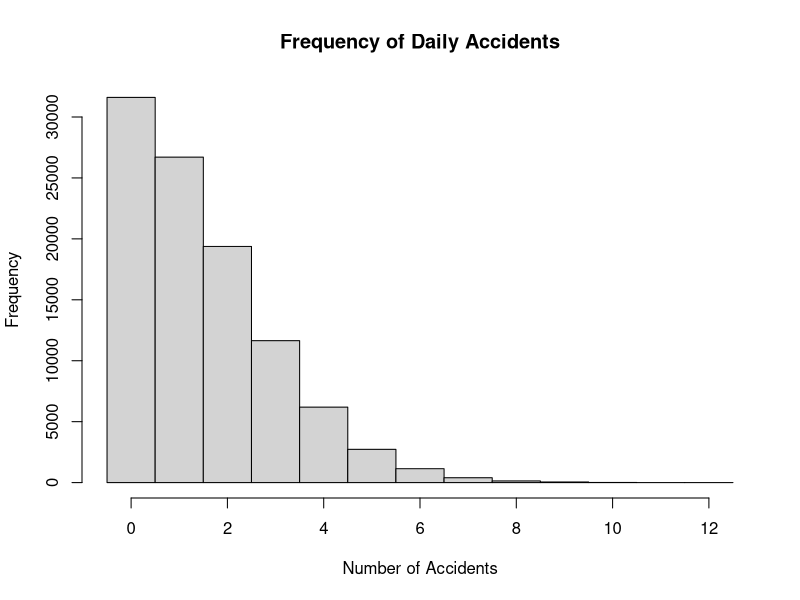

Source code (R):
# Assignment 3 
# Stochastic Processes and Bayesian Inference
install.packages('expm')
library('expm')

writeLines("==================================")
writeLines("\n\tAssignment 2\n\tMårten Skogh\n")
writeLines("==================================")

# Excersize 1.35 ----------------------------
accidents <- function() {
   poisson_param <- runif(1,0,3)
   rpois(1, poisson_param)
}

number_days <- 100000
nbr_accidents <- replicate(number_days, accidents())

sprintf("Mean number of accidents per day: %f", mean(nbr_accidents))

sprintf("Variance in number of accidents per day: %f", var(nbr_accidents))

hist(nbr_accidents,
     breaks=(-0.5:(max(nbr_accidents)+0.5)),
     main='Frequency of Daily Accidents',
     xlab='Number of Accidents')

# Exercise 2.27 ------------------------------

# (a)
gamble <- function(k,n,p) {
   # Run until win or loss
   while (k > 0 && k < n) {
      r <- runif(1,0,1)
      if (r >= p) {
         k <- k + 1
      } else {
         k <- k - 1
      }
      #print(k)
   }
   if (k == 0) {
      0
   } else {
      1
   }
}

k <- 2   # Starting capital
n <- 5   # Win condition
p <- 1/2 # Win probability

trials <- 100000

simlist <- replicate(trials, gamble(k,n,p))
win_mean <- mean(simlist)

sprintf("Expected risk of ruin: %f", 1 - win_mean)

# (b)
init_state = c(0, 0, 1, 0, 0, 0)

trans_prob <- c(  1,   0,   0,   0,   0,   0,
                1/2,   0, 1/2,   0,   0,   0,
                  0, 1/2,   0, 1/2,   0,   0,
                  0,   0, 1/2,   0, 1/2,   0,
                  0,   0,   0, 1/2,   0, 1/2,
                  0,    0,   0,   0,   0,  1)

P <- matrix(trans_prob, nrow=6, byrow=TRUE)
rownames(P) <- c("0", "1", "2", "3", "4", "5")
colnames(P) <- c("0", "1", "2", "3", "4", "5")

n <- 100

final_prob <- init_state %*% (P %^% n)

sprintf("Longterm probability for ruin: %f", final_prob[1])

# (c)

exact_prob = (n - k)/n
sprintf("Exact probability: %f", exact_prob)


# Exercise 3.52 -------------------------------

# (a) See example 3.28.

# You can't really be in the states 2, 5 and 8 so we don't need those states 
# represented in our transition matrix. 

trans_prob <- c(0, 1, 1, 1, 0, 1, 0,
                0, 0, 2, 1, 0, 1, 0,
                0, 0, 1, 1, 1, 1, 0,
                0, 0, 1, 1, 1, 1, 0,
                0, 0, 0, 1, 1, 1, 1,
                0, 0, 0, 1, 0, 2, 1,
                0, 0, 0, 0, 0, 0, 4) / 4

P <- matrix(trans_prob, ncol=7, byrow=TRUE)
rownames(P) <- c("0", "1", "3", "4", "6", "7", "9")
colnames(P) <- c("0", "1", "3", "4", "6", "7", "9")

Q <- P[1:6,1:6]
F <- solve(diag(6) - Q)
a <- F %*% rep(1,6)

colnames(a) <- c("9")

sprintf("Expected number of steps to win finish the game (0->9): %f", (a[1]))

# (b) See example 3.29.

# We make 3 an absorbing state since we have two possible outcomes: either we 
# pass through 3 or we don't.

P2 <- P[3:7, 3:7] # No prob to land on 0,1
P2 <- P2[c(2,3,4,1,5), c(2,3,4,1,5)] # Reorder to block matrix
P2[4, 1:5] <- c(0, 0, 0, 1, 0) 

Q <- P2[1:3, 1:3]
R <- P2[1:3, 4:5]
F <- solve(diag(3) - Q)
a <- F %*% R

#colnames(a) <- c("3", "9")

sprintf("Probability of passing through 3 if starting on 6: %f", a["6","3"])
sprintf("Probability of not passing through 3 if starting on 6: %f", a["6","9"])
